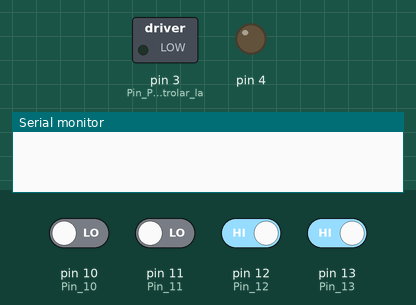
Bench run of a sketch on a simulated Arduino Uno, built with avr-gcc and run on an emulated ATmega328P. On the bench: switched loads named in the sketch (green lamp = pin HIGH), output pins drawn as LEDs (lit = HIGH), the last lines printed to the serial monitor. The inputs (shaded band) are chosen by the test bench; at power-on: pin 12 (Pin_12), pin 13 (Pin_13) HIGH, pin 10 (Pin_10), pin 11 (Pin_11) LOW.

Above: at 1.2 s.
1.3 s: pin 12 (Pin_12) driven LOW
At 1.4 s:
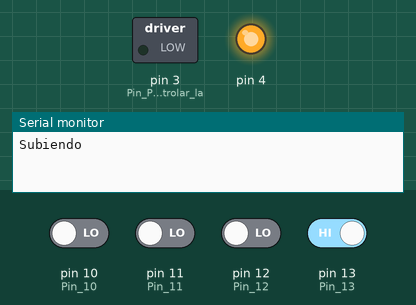
4.3 s: pin 11 (Pin_11) driven HIGH
At 4.8 s:
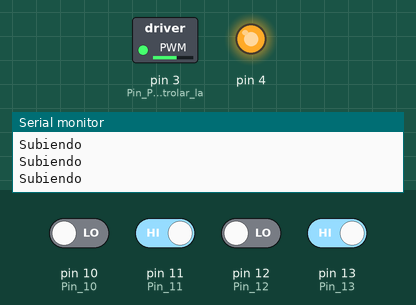
5.8 s: pin 11 (Pin_11) driven LOW
At 8.6 s:
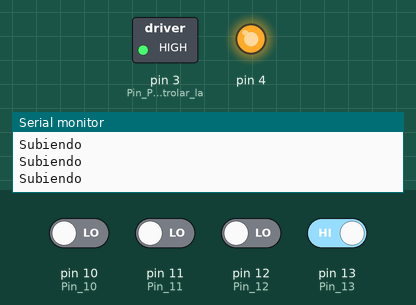
8.8 s: pin 13 (Pin_13) driven LOW
At 9.55 s:
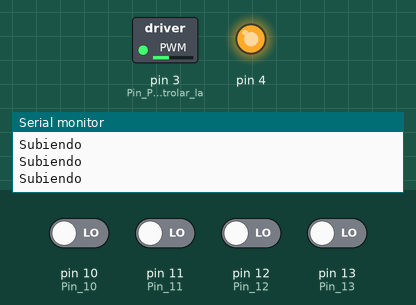
11.8 s: pin 12 (Pin_12) driven HIGH
At 12.9 s:
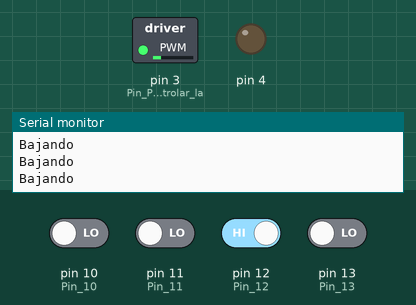
14.8 s: pin 13 (Pin_13) driven HIGH
At 15.2 s:
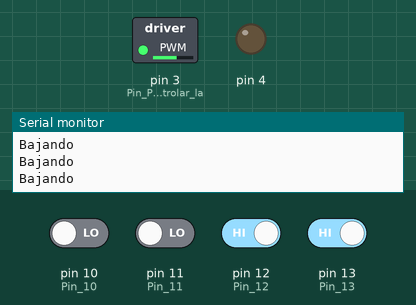
Timing chart, 0 to 17.3 s (numbered marks = the images above; inputs shaded):
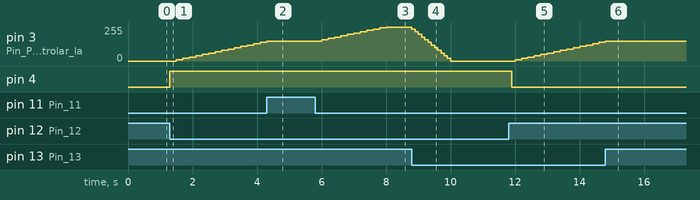

The sketch:

Control_de_motores_paso_a_paso.ino
```cpp
// C++ code

int speed = 0; // Definimos la variable speed para que el motor arranque controladamente.
int Pos = 0; // Definimos la variable pos para luego recorrer la varilla hasta la posicion deseada.

void setup()
{
  pinMode(13, INPUT); // Pin 13 = Subir.
  pinMode(12, INPUT); // Pin 12 = Bajar.
  pinMode(11, INPUT); // Pin 11 = Final de carrera superior.
  pinMode(10, INPUT); // Pin 10 = Final de carrera Inferior.
  pinMode(4, OUTPUT);
  /*
  Si es "+" la mesa subira.
  Si es "-" la mesa bajara.
  */
  pinMode(3, OUTPUT); // Pin PWM para controlar la velocidad del motor.
  Serial.begin(9600);
}

void loop()
{
  if (digitalRead(12) == LOW && digitalRead(13) == LOW) { // Establecemos una condicion para que cuando este subir y bajar sin presionarse descienda la velocidad lentamente.
    if (speed >= 21) {
      speed -= 20; // Disminuimos lentamente la velocidad hasta que sea menor que 21
      analogWrite(3, speed); // Definimos el valor de la velocidad a la salida PWM 3
      delay(100); // Esperamos 100 milisegundos para que la recta de desaceleracion no sea tan repentino
    } else { // En el caso de que sea menor que 20 definimos a la salida del PWM como 0 o desactivada.
      analogWrite(3, LOW);
      speed = 0;
    }
  } else {  // Cuando hay alguno de los botones de mando presionados:
    if (digitalRead(12) != digitalRead(13)) { // Primero establecemos una condicion para que no se pueda presionar subir y bajar simultaneamente mara evitar problemas de cortocircuitos o quemar el motor.
      if (digitalRead(13) == HIGH && digitalRead(11) == LOW) { // Cuando presionemos el boton para subir, el motor comenzara a incrementar su velocidad lentamente hasta llegar a las 700 rpm.
        Serial.println("Subiendo");
        digitalWrite(4, HIGH);  // Definimos la salida 4 como HIGH para que el motor gire en sentido antihorario, subiendo la mesa.
        speed += 10; // Incrementamos la velocidad en 10 cada vez que el codigo pase por esta seccion.
        delay(100); // Esperamos 100 milisegundos para que la recta de desaceleracion no sea tan repentino
      }
      if (digitalRead(13) == LOW) {
        delay(100); // Esperamos 100 milisegundos para que la recta de desaceleracion no sea tan repentino
      }
      // Pin 12 (Bajar)
      if (digitalRead(12) == HIGH && digitalRead(10) == LOW) {
        digitalWrite(4, LOW); // Definimos la salida 4 como LOW para que el motor gire en sentido horario, bajando la mesa.
        Serial.println("Bajando");
        speed += 10; // Incrementamos la velocidad en 10 cada vez que el Codigo pase por esta seccion.
        delay(100); // Esperamos 100 milisegundos para que la recta de desaceleracion no sea tan repentino
      }
      if (digitalRead(12) == LOW) {
        delay(100); // Esperamos 100 milisegundos para que la recta de desaceleracion no sea tan repentino
      }
      if (speed <= 250) { // Si el valor de velocidad es menor que 250:
        analogWrite(3, speed); // Definimos el valor de la velocidad a la salida PWM 3
      } else { // Si el valor de velocidad es mayor que 250:
        analogWrite(3, 255); // Definimos la salida del pin PWM al maximo voltaje que puede entregar
        speed = 260; // Definimos la variable speed como 260 para que no crezca hasta el infinito y ocupe demasiada memoria.
      }
    }
  }
}
```

Measured:
- after the input at 1.3 s, pin 3 (Pin_PWM_para_controlar_la): moves from 0/255 to 140/255 over 2.6 s, starting after 0.20 s; pin 4: LOW → HIGH at once
- after the input at 4.3 s, pin 3 (Pin_PWM_para_controlar_la): goes on until 4.3 s, then stays 150/255
- after the input at 5.8 s, pin 3 (Pin_PWM_para_controlar_la): moves from 150/255 to 255/255 over 2.0 s, starting after 0.20 s
- after the input at 8.8 s, pin 3 (Pin_PWM_para_controlar_la): moves from 255/255 to 0/255 over 1.2 s, starting at once
- after the input at 11.8 s, pin 3 (Pin_PWM_para_controlar_la): moves from 0/255 to 140/255 over 2.6 s, starting after 0.20 s; pin 4: HIGH → LOW after 0.10 s
- after the input at 14.8 s, pin 3 (Pin_PWM_para_controlar_la): goes on until 14.8 s, then stays 150/255
